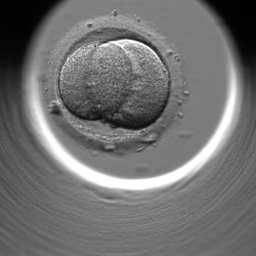
#> input picture muestra/2cell/00098.png, 256 x 256 px; its folder holds only this picture in this run
$ python main.py
#> lines starting #> are read from the running program, lines starting #| are printed output that depends on the picture; after the words box and inside, x2 and y2 are one past the last pixel; in counts of white or black regions, pixels touching at a corner belong together
### src/carga.py
from pathlib import Path

import numpy as np
from skimage import io

EXTENSIONES_IMAGEN = {".png", ".jpg", ".jpeg", ".tif", ".tiff", ".bmp"}

# Ground truth para el conteo: cantidad de células que corresponde a cada estadio.
# Mórula y blastocisto no están porque ahí los blastómeros ya no se pueden contar uno por uno.
CELULAS_POR_ESTADIO = {"2cell": 2, "4cell": 4, "8cell": 8}

# Carpeta con la muestra de trabajo (unas 10 imágenes): 3 de 2 células, 3 de 4 y 4 de 8.
# Estructura: muestra/<estadio>/<archivo>.png. El origen de cada imagen en el dataset está en muestra/origen.txt.
CARPETA_MUESTRA = "muestra"


def a_gris(imagen):
    """Convierte una imagen RGB (o RGBA) a escala de grises. Si ya es gris, la devuelve igual."""
    if imagen.ndim == 2:
        return imagen
    # Descartamos el canal alfa (transparencia) si lo hay: no tiene información de la muestra
    rgb = imagen[..., :3].astype(np.float64)
    # Promedio ponderado por la sensibilidad del ojo a cada color (luminancia, Rec. 709)
    return 0.2125 * rgb[..., 0] + 0.7154 * rgb[..., 1] + 0.0721 * rgb[..., 2]


def normalizar(imagen, profundidad_bits):
    """Lleva una imagen entera de n bits a float en [0, 1] dividiendo por el máximo nivel posible (2^n - 1)."""
    maximo = 2 ** profundidad_bits - 1
    return imagen.astype(np.float64) / maximo


def cargar_imagen(ruta):
    """Lee una imagen del disco y la devuelve en gris, float en [0, 1]."""
    imagen = io.imread(ruta)

    # La profundidad de píxel sale del tipo de dato: uint8 -> 8 bits (L = 256), uint16 -> 16 bits (L = 65536)
    if imagen.dtype == np.uint8:
        bits = 8
    elif imagen.dtype == np.uint16:
        bits = 16
    else:
        raise ValueError(f"Tipo de dato no soportado en {ruta}: {imagen.dtype}")

    # Primero normalizamos y después pasamos a gris, así la conversión trabaja ya en [0, 1]
    imagen = normalizar(imagen, bits)
    imagen = a_gris(imagen)
    return np.clip(imagen, 0.0, 1.0)


def cargar_muestra(carpeta=CARPETA_MUESTRA):
    """
    Recorre la carpeta de la muestra y devuelve una lista de (ruta, estadio real).
    El estadio es la subcarpeta donde está cada imagen (por ejemplo "8cell").
    No carga las imágenes: se leen después, de a una, con cargar_imagen.
    """
    carpeta = Path(carpeta)
    lista = []
    for ruta in sorted(carpeta.rglob("*")):
        if ruta.suffix.lower() in EXTENSIONES_IMAGEN:
            estadio = ruta.relative_to(carpeta).parts[0]
            lista.append((ruta, estadio))
    if not lista:
        raise FileNotFoundError(f"No se encontraron imágenes en {carpeta}")
    return lista


def etapa_carga(carpeta=CARPETA_MUESTRA):
    """
    Etapa completa de carga, la que llama main.py. Busca las imágenes de la muestra, comprueba que cada una
    se pueda leer (si alguna está rota, frena acá con un error) y devuelve la lista de (ruta, estadio)
    que reciben las etapas siguientes.
    """
    muestra = cargar_muestra(carpeta)
    for ruta, _ in muestra:
        cargar_imagen(ruta)
#> in cargar_imagen, imagen is the input picture: shape (256, 256, 3); min 1, max 255, mean 112.4
#> the loop in elegir_imagen, `while True:` made 1 pass; the answer given on pass 1: muestra/2cell/00098.png
    return muestra

### src/preprocesamiento.py
from pathlib import Path

import matplotlib.pyplot as plt
import numpy as np
from scipy import ndimage
from skimage import measure

from src import carga, visualizacion

# Parámetros fijos, elegidos con la muestra
MARGEN_POCILLO = 0.95      # la máscara usa el 95 % del radio: deja afuera el halo brillante del borde
TAM_ROI = 15               # lado de la ventana lisa donde se mide el ruido
TAM_WIENER = 5             # ventana del Wiener: 5x5
CORTE_FOURIER = 0.01       # ciclos/píxel: variaciones de 100 píxeles o más (escala del sombreado del pocillo)
GANANCIA_BAJAS = 0.5       # las frecuencias más bajas se atenúan a la mitad
PERCENTILES_CONTRASTE = (0.5, 99.5)  # rango del pocillo que se lleva a [0, 1]


# ---------------------------------------------------------------------------
# Paso 1: máscara del pocillo
# ---------------------------------------------------------------------------

def _mayor_componente(mascara):
    """Se queda con la componente conectada más grande de una máscara (etiquetado de componentes)."""
    etiquetas = measure.label(mascara)
    if etiquetas.max() == 0:
        return mascara
    areas = np.bincount(etiquetas.ravel())[1:]
    return etiquetas == np.argmax(areas) + 1


def _ajustar_circulo(filas, cols):
    """
    Círculo que mejor pasa por los puntos, por cuadrados mínimos.
    (x - xc)² + (y - yc)² = R² se reescribe como 2·xc·x + 2·yc·y + c = x² + y², que es lineal en (xc, yc, c),
    con c = R² - xc² - yc². Se resuelve con np.linalg.lstsq.
    """
    diseno = np.column_stack([2 * cols, 2 * filas, np.ones_like(cols)])
    (xc, yc, c), *_ = np.linalg.lstsq(diseno, cols ** 2 + filas ** 2, rcond=None)
    return yc, xc, np.sqrt(c + xc ** 2 + yc ** 2)


def mascara_pocillo(imagen, margen=MARGEN_POCILLO):
    """
    Máscara bool del interior del pocillo. Devuelve (mascara, (fila_centro, col_centro, radio)).

    No sirve un umbral global (Otsu): la zona rayada de afuera del pocillo tiene el mismo gris que el fondo de
    adentro. Se usa que el pocillo es redondo. De su borde se ve:
      - abajo, el anillo brillante: el 3 % de píxeles más claros, su componente conectada más grande;
      - arriba, el límite con la zona negra de afuera: el borde de la componente oscura más grande
        (la componente menos su erosión).
    Se ajusta un círculo a esos puntos y se repite 5 veces descartando los que quedan a más de 8 píxeles del
    círculo (por ejemplo, el borde recto de la zona negra contra el marco de la imagen).
    """
    brillante = _mayor_componente(imagen >= np.percentile(imagen, 97))
    oscuro = _mayor_componente(imagen < 0.05)
    borde_oscuro = oscuro & ~ndimage.binary_erosion(oscuro)
    borde_oscuro[[0, -1], :] = False
    borde_oscuro[:, [0, -1]] = False

    filas, cols = np.nonzero(brillante | borde_oscuro)
    filas, cols = filas.astype(float), cols.astype(float)
    elegidos = np.ones(len(filas), dtype=bool)
    for _ in range(5):
        fc, cc, radio = _ajustar_circulo(filas[elegidos], cols[elegidos])
        elegidos = np.abs(np.hypot(filas - fc, cols - cc) - radio) < 8

    y, x = np.indices(imagen.shape)
    mascara = np.hypot(y - fc, x - cc) < margen * radio
    return mascara, (fc, cc, radio)


# ---------------------------------------------------------------------------
# Paso 2: reducción de ruido
# ---------------------------------------------------------------------------

def estimar_varianza_ruido(imagen, mascara, tam=TAM_ROI):
    """
    Varianza del ruido de la imagen, medida en la ventana más lisa del pocillo.
    1. Se busca la ventana de tam x tam con menor gradiente medio (Sobel): sin bordes adentro, lo que varía es ruido.
    2. A esa ventana se le resta el plano que mejor la ajusta, para que la iluminación (que cambia lento)
       no se cuente como ruido.
    3. La varianza de lo que queda es la del ruido.
    """
    gradiente = np.hypot(ndimage.sobel(imagen, axis=0), ndimage.sobel(imagen, axis=1))
    gradiente_medio = ndimage.uniform_filter(gradiente, size=tam)
    # Solo ventanas enteras dentro del pocillo
    adentro = ndimage.binary_erosion(mascara, iterations=tam // 2 + 1)
    fila, col = np.unravel_index(np.argmin(np.where(adentro, gradiente_medio, np.inf)), imagen.shape)
    r0, c0 = fila - tam // 2, col - tam // 2

    recorte = imagen[r0:r0 + tam, c0:c0 + tam].ravel()
    filas, cols = np.mgrid[0:tam, 0:tam]
    diseno = np.column_stack([np.ones(tam * tam), filas.ravel(), cols.ravel()])
    coeficientes, *_ = np.linalg.lstsq(diseno, recorte, rcond=None)
    return float(np.var(recorte - diseno @ coeficientes))


def filtro_wiener(imagen, varianza_ruido, tam=TAM_WIENER):
    """
    Wiener adaptativo: en cada píxel,
        salida = media_local + max(var_local - var_ruido, 0) / var_local · (imagen - media_local)
    En una zona lisa la varianza local es parecida a la del ruido, el factor da ~0 y el píxel se reemplaza por la
    media: suaviza. En un borde (una membrana) es mucho mayor, el factor da ~1 y el píxel queda igual.
    """
    media_local = ndimage.uniform_filter(imagen, size=tam)
    varianza_local = ndimage.uniform_filter(imagen ** 2, size=tam) - media_local ** 2
    ganancia = np.maximum(varianza_local - varianza_ruido, 0) / np.maximum(varianza_local, 1e-12)
    return media_local + ganancia * (imagen - media_local)


# ---------------------------------------------------------------------------
# Paso 3: corrección de iluminación
# ---------------------------------------------------------------------------

def corregir_iluminacion(imagen, mascara, corte=CORTE_FOURIER, ganancia_bajas=GANANCIA_BAJAS):
    """
    Pasa-altos gaussiano en el dominio de Fourier. El sombreado del pocillo cambia lento, así que vive en las
    frecuencias bajas; las membranas y la textura, en las altas. Pasos:
      1. Afuera del pocillo se rellena con la media de adentro, para que el salto en el borde no genere
         oscilaciones (ringing) al filtrar.
      2. FFT 2D y se multiplica por
             H(D) = g + (1 - g) · (1 - exp(-D² / (2·corte²)))
         donde D es la distancia al centro del espectro (la frecuencia) y g = ganancia_bajas. En D = 0 vale g
         (0,5: el sombreado se atenúa a la mitad, sin borrar el brillo medio) y lejos del centro vale 1
         (los detalles quedan igual, sin amplificar el ruido).
      3. FFT inversa (parte real).
    Devuelve la imagen corregida, sin reescalar (eso lo hace estirar_contraste).
    """
    relleno = np.where(mascara, imagen, imagen[mascara].mean())
    frec_filas = np.fft.fftfreq(imagen.shape[0])[:, None]
    frec_cols = np.fft.fftfreq(imagen.shape[1])[None, :]
    distancia2 = frec_filas ** 2 + frec_cols ** 2
    filtro = ganancia_bajas + (1 - ganancia_bajas) * (1 - np.exp(-distancia2 / (2 * corte ** 2)))
    return np.real(np.fft.ifft2(filtro * np.fft.fft2(relleno)))


# ---------------------------------------------------------------------------
# Paso 4: contraste
# ---------------------------------------------------------------------------

def estirar_contraste(imagen, mascara, percentiles=PERCENTILES_CONTRASTE):
    """
    Estiramiento lineal: el rango de grises del pocillo (entre los percentiles 0,5 y 99,5) se lleva a [0, 1].
    Se usan percentiles en lugar del mínimo y el máximo para que unos pocos píxeles extremos no definan la escala.
    Afuera del pocillo queda 0. No se ecualiza: la ecualización convertía las rayas del fondo en manchas.
    """
    bajo, alto = np.percentile(imagen[mascara], percentiles)
    return np.clip((imagen - bajo) / (alto - bajo), 0, 1) * mascara


# ---------------------------------------------------------------------------
# Pipeline
# ---------------------------------------------------------------------------

def preprocesar_con_pasos(imagen):
    """
    Aplica los 4 pasos en orden y devuelve cada paso intermedio, para poder mostrarlos.
    El Wiener va antes que la corrección de iluminación y el contraste porque esos dos realzan diferencias
    y también realzarían el ruido.
    Devuelve un dict con:
      - "mascara" y "circulo" (fila_centro, col_centro, radio): paso 1
      - "varianza_ruido": la medida en la imagen, que usa el Wiener
      - "wiener", "iluminacion" y "final": la imagen después de los pasos 2, 3 y 4
    """
    mascara, circulo = mascara_pocillo(imagen)
#> in _mayor_componente, `etiquetas = measure.label(mascara)`:
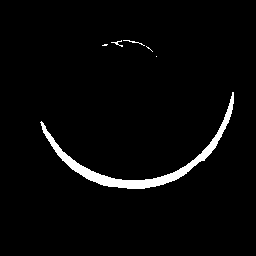
#> mascara: shape (256, 256) bool; 3% white; 6 white regions (3 under 20 px), largest, box (x1, y1, x2, y2) and area: (40, 92, 234, 189) 1908, (123, 40, 145, 46) 27, (111, 40, 123, 47) 25
#> in _mayor_componente, `areas = np.bincount(etiquetas.ravel())[1:]`: areas = [25, 27, 9, 8, 1, 1908]
#> in _mayor_componente (call 2), `etiquetas = measure.label(mascara)`:
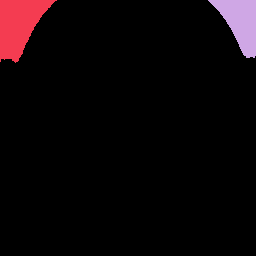
#> etiquetas: shape (256, 256) int32; 3 distinct labels, from 0 to 2; one colour per label, 0 black
#> in _mayor_componente (call 2), `areas = np.bincount(etiquetas.ravel())[1:]`: areas = [2094, 1544]
#> in mascara_pocillo, `borde_oscuro[:, [0, -1]] = False`:
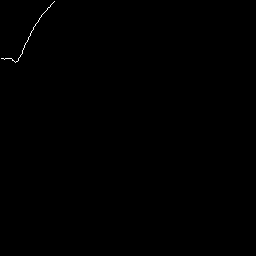
#> borde_oscuro: shape (256, 256) bool; 0.12% white in thin lines or dots, all inside (x1, y1, x2, y2) = (1, 1, 55, 63)
#> in mascara_pocillo, `filas, cols = np.nonzero(brillante | borde_oscuro)`: filas = 1987 values from 1 to 188; cols = 1987 values, max 233 at index 80, min 1 at index 58, mean 135.4
#> the loop in mascara_pocillo, `for _ in range(5):` made 5 passes
#> (xc in _ajustar_circulo, yc in _ajustar_circulo, c in _ajustar_circulo, fc, cc, radio) on passes 1 to 5: (130.7, 77.08, -11782.1, 77.08, 130.7, 106), (131.3, 78.91, -12583.6, 78.91, 131.3, 104.4), (131.5, 79.54, -12844.3, 79.54, 131.5, 103.8), (131.7, 79.97, -13021.8, 79.97, 131.7, 103.5), (131.9, 81.08, -13464.7, 81.08, 131.9, 102.5)
#> in mascara_pocillo, `mascara = np.hypot(y - fc, x - cc) < margen * radio`:
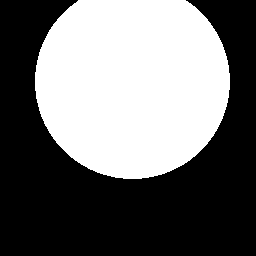
#> mascara: shape (256, 256) bool; 43.7% white; 1 white region, box (x1, y1, x2, y2) and area: (35, 0, 230, 179) 28669
#> circulo = (81.08, 131.9, 102.5)
    varianza_ruido = estimar_varianza_ruido(imagen, mascara)
#> in estimar_varianza_ruido, `gradiente_medio = ndimage.uniform_filter(gradiente, size=tam)`:
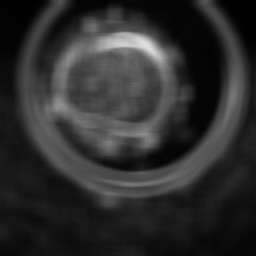
#> gradiente_medio: shape (256, 256) float64; min 0.00205, max 0.875, mean 0.181
#> in estimar_varianza_ruido, `adentro = ndimage.binary_erosion(mascara, iterations=tam // 2 + 1)`:
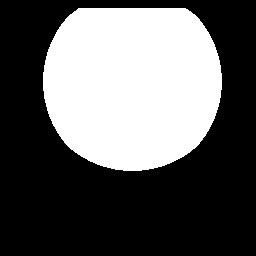
#> adentro: shape (256, 256) bool; 37.2% white; 1 white region, box (x1, y1, x2, y2) and area: (43, 8, 222, 171) 24397
#> in estimar_varianza_ruido, `fila, col = np.unravel_index(np.argmin(np.where(adentro, gradiente_med..`: fila = 51; col = 210
#> in estimar_varianza_ruido, `r0, c0 = fila - tam // 2, col - tam // 2`: r0 = 44; c0 = 203
#> in estimar_varianza_ruido, `recorte = imagen[r0:r0 + tam, c0:c0 + tam].ravel()`: recorte = 225 values, max 0.494 at index 2, min 0.478 at index 11, mean 0.487
#> in estimar_varianza_ruido, `coeficientes, *_ = np.linalg.lstsq(diseno, recorte, rcond=None)`: coeficientes = [0.488, 4.2e-05, -0.000217]
#> varianza_ruido = 8.99e-06
    sin_ruido = filtro_wiener(imagen, varianza_ruido)
#> in filtro_wiener, `ganancia = np.maximum(varianza_local - varianza_ruido, 0) / np.maximum..`:
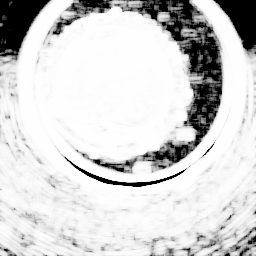
#> ganancia: shape (256, 256) float64; min 0, max 1, mean 0.829
    iluminacion_pareja = corregir_iluminacion(sin_ruido, mascara)
#> (the rest of the program and of its run is left out)
